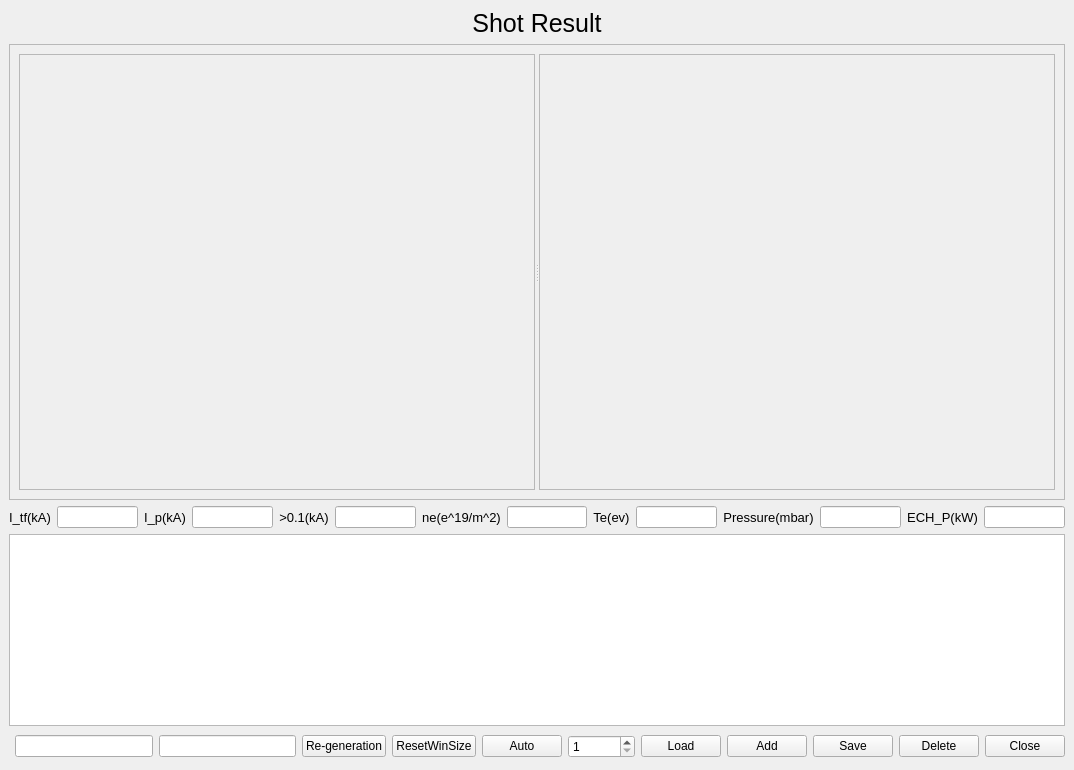
<ui version="4.0" >
 <class>MainWindow</class>
 <widget class="QMainWindow" name="MainWindow" >
  <property name="windowModality" >
   <enum>Qt::ApplicationModal</enum>
  </property>
  <property name="geometry" >
   <rect>
    <x>0</x>
    <y>0</y>
    <width>1074</width>
    <height>770</height>
   </rect>
  </property>
  <property name="windowTitle" >
   <string>MainWindow</string>
  </property>
  <widget class="QWidget" name="centralwidget" >
   <layout class="QGridLayout" >
    <item row="0" column="0" colspan="12" >
     <widget class="QLabel" name="lbTitle" >
      <property name="sizePolicy" >
       <sizepolicy vsizetype="Fixed" hsizetype="Preferred" >
        <horstretch>0</horstretch>
        <verstretch>0</verstretch>
       </sizepolicy>
      </property>
      <property name="font" >
       <font>
        <pointsize>19</pointsize>
       </font>
      </property>
      <property name="text" >
       <string>Shot Result</string>
      </property>
      <property name="alignment" >
       <set>Qt::AlignCenter</set>
      </property>
     </widget>
    </item>
    <item row="1" column="0" colspan="12" >
     <widget class="QFrame" name="frame" >
      <property name="frameShape" >
       <enum>QFrame::StyledPanel</enum>
      </property>
      <property name="frameShadow" >
       <enum>QFrame::Raised</enum>
      </property>
      <layout class="QGridLayout" >
       <item row="0" column="0" >
        <widget class="QSplitter" name="splitter_2" >
         <property name="orientation" >
          <enum>Qt::Horizontal</enum>
         </property>
         <widget class="QLabel" name="ilbPCS" >
          <property name="sizePolicy" >
           <sizepolicy vsizetype="Expanding" hsizetype="Expanding" >
            <horstretch>0</horstretch>
            <verstretch>0</verstretch>
           </sizepolicy>
          </property>
          <property name="frameShape" >
           <enum>QFrame::StyledPanel</enum>
          </property>
          <property name="text" >
           <string/>
          </property>
          <property name="scaledContents" >
           <bool>true</bool>
          </property>
         </widget>
         <widget class="QLabel" name="ilbDAQ" >
          <property name="sizePolicy" >
           <sizepolicy vsizetype="Expanding" hsizetype="Expanding" >
            <horstretch>0</horstretch>
            <verstretch>0</verstretch>
           </sizepolicy>
          </property>
          <property name="frameShape" >
           <enum>QFrame::StyledPanel</enum>
          </property>
          <property name="text" >
           <string/>
          </property>
          <property name="scaledContents" >
           <bool>true</bool>
          </property>
         </widget>
        </widget>
       </item>
      </layout>
     </widget>
    </item>
    <item row="2" column="0" colspan="12" >
     <layout class="QHBoxLayout" >
      <item>
       <widget class="QLabel" name="label_3" >
        <property name="font" >
         <font>
          <pointsize>10</pointsize>
         </font>
        </property>
        <property name="text" >
         <string>I_tf(kA)</string>
        </property>
        <property name="alignment" >
         <set>Qt::AlignCenter</set>
        </property>
       </widget>
      </item>
      <item>
       <widget class="QLineEdit" name="leTf" >
        <property name="readOnly" >
         <bool>true</bool>
        </property>
       </widget>
      </item>
      <item>
       <widget class="QLabel" name="label_4" >
        <property name="font" >
         <font>
          <pointsize>10</pointsize>
         </font>
        </property>
        <property name="text" >
         <string>I_p(kA)</string>
        </property>
        <property name="alignment" >
         <set>Qt::AlignCenter</set>
        </property>
       </widget>
      </item>
      <item>
       <widget class="QLineEdit" name="leIp" >
        <property name="readOnly" >
         <bool>true</bool>
        </property>
       </widget>
      </item>
      <item>
       <widget class="QLabel" name="label_5" >
        <property name="font" >
         <font>
          <pointsize>10</pointsize>
         </font>
        </property>
        <property name="text" >
         <string>>0.1(kA)</string>
        </property>
        <property name="alignment" >
         <set>Qt::AlignCenter</set>
        </property>
       </widget>
      </item>
      <item>
       <widget class="QLineEdit" name="leIpPulse" >
        <property name="readOnly" >
         <bool>true</bool>
        </property>
       </widget>
      </item>
      <item>
       <widget class="QLabel" name="label_7" >
        <property name="font" >
         <font>
          <pointsize>10</pointsize>
         </font>
        </property>
        <property name="text" >
         <string>ne(e^19/m^2)</string>
        </property>
        <property name="alignment" >
         <set>Qt::AlignCenter</set>
        </property>
       </widget>
      </item>
      <item>
       <widget class="QLineEdit" name="leNe" >
        <property name="readOnly" >
         <bool>true</bool>
        </property>
       </widget>
      </item>
      <item>
       <widget class="QLabel" name="label_8" >
        <property name="font" >
         <font>
          <pointsize>10</pointsize>
         </font>
        </property>
        <property name="text" >
         <string>Te(ev)</string>
        </property>
        <property name="alignment" >
         <set>Qt::AlignCenter</set>
        </property>
       </widget>
      </item>
      <item>
       <widget class="QLineEdit" name="leTe" >
        <property name="readOnly" >
         <bool>true</bool>
        </property>
       </widget>
      </item>
      <item>
       <widget class="QLabel" name="label_9" >
        <property name="font" >
         <font>
          <pointsize>10</pointsize>
         </font>
        </property>
        <property name="text" >
         <string>Pressure(mbar)</string>
        </property>
        <property name="alignment" >
         <set>Qt::AlignCenter</set>
        </property>
       </widget>
      </item>
      <item>
       <widget class="QLineEdit" name="lePr" >
        <property name="readOnly" >
         <bool>true</bool>
        </property>
       </widget>
      </item>
      <item>
       <widget class="QLabel" name="label_10" >
        <property name="font" >
         <font>
          <pointsize>10</pointsize>
         </font>
        </property>
        <property name="text" >
         <string>ECH_P(kW)</string>
        </property>
        <property name="alignment" >
         <set>Qt::AlignCenter</set>
        </property>
       </widget>
      </item>
      <item>
       <widget class="QLineEdit" name="leEchP" >
        <property name="readOnly" >
         <bool>true</bool>
        </property>
       </widget>
      </item>
     </layout>
    </item>
    <item row="3" column="0" colspan="12" >
     <widget class="QTableWidget" name="tw_Shotremark" >
      <property name="sizePolicy" >
       <sizepolicy vsizetype="Fixed" hsizetype="Preferred" >
        <horstretch>0</horstretch>
        <verstretch>0</verstretch>
       </sizepolicy>
      </property>
     </widget>
    </item>
    <item row="4" column="0" >
     <spacer>
      <property name="orientation" >
       <enum>Qt::Horizontal</enum>
      </property>
      <property name="sizeType" >
       <enum>QSizePolicy::Preferred</enum>
      </property>
      <property name="sizeHint" >
       <size>
        <width>16</width>
        <height>29</height>
       </size>
      </property>
     </spacer>
    </item>
    <item row="4" column="1" >
     <widget class="QLineEdit" name="leRegenS" />
    </item>
    <item row="4" column="2" >
     <widget class="QLineEdit" name="leRegenE" />
    </item>
    <item row="4" column="3" >
     <widget class="QPushButton" name="pbRGen" >
      <property name="text" >
       <string>Re-generation</string>
      </property>
     </widget>
    </item>
    <item row="4" column="4" >
     <widget class="QPushButton" name="pbRSize" >
      <property name="text" >
       <string>ResetWinSize</string>
      </property>
     </widget>
    </item>
    <item row="4" column="5" >
     <widget class="QPushButton" name="pbAuto" >
      <property name="text" >
       <string>Auto</string>
      </property>
     </widget>
    </item>
    <item row="4" column="6" >
     <widget class="QSpinBox" name="sbShotNum" >
      <property name="minimum" >
       <number>1</number>
      </property>
      <property name="maximum" >
       <number>9999999</number>
      </property>
     </widget>
    </item>
    <item row="4" column="7" >
     <widget class="QPushButton" name="pbMake" >
      <property name="text" >
       <string>Load</string>
      </property>
     </widget>
    </item>
    <item row="4" column="8" >
     <widget class="QPushButton" name="pbAdd" >
      <property name="text" >
       <string>Add</string>
      </property>
     </widget>
    </item>
    <item row="4" column="9" >
     <widget class="QPushButton" name="pbSave" >
      <property name="text" >
       <string>Save</string>
      </property>
     </widget>
    </item>
    <item row="4" column="10" >
     <widget class="QPushButton" name="pbDelete" >
      <property name="text" >
       <string>Delete</string>
      </property>
     </widget>
    </item>
    <item row="4" column="11" >
     <widget class="QPushButton" name="pbClose" >
      <property name="text" >
       <string>Close</string>
      </property>
     </widget>
    </item>
   </layout>
  </widget>
 </widget>
 <resources/>
 <connections/>
</ui>
